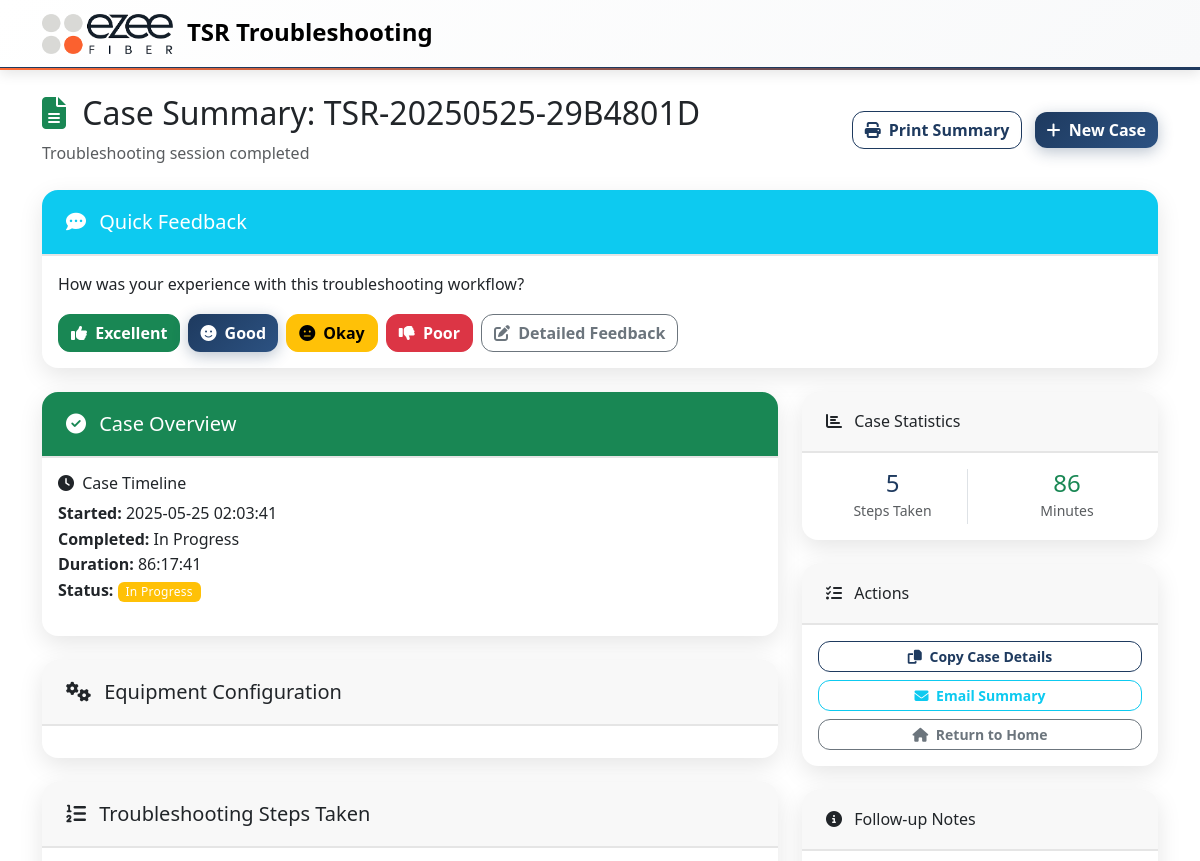
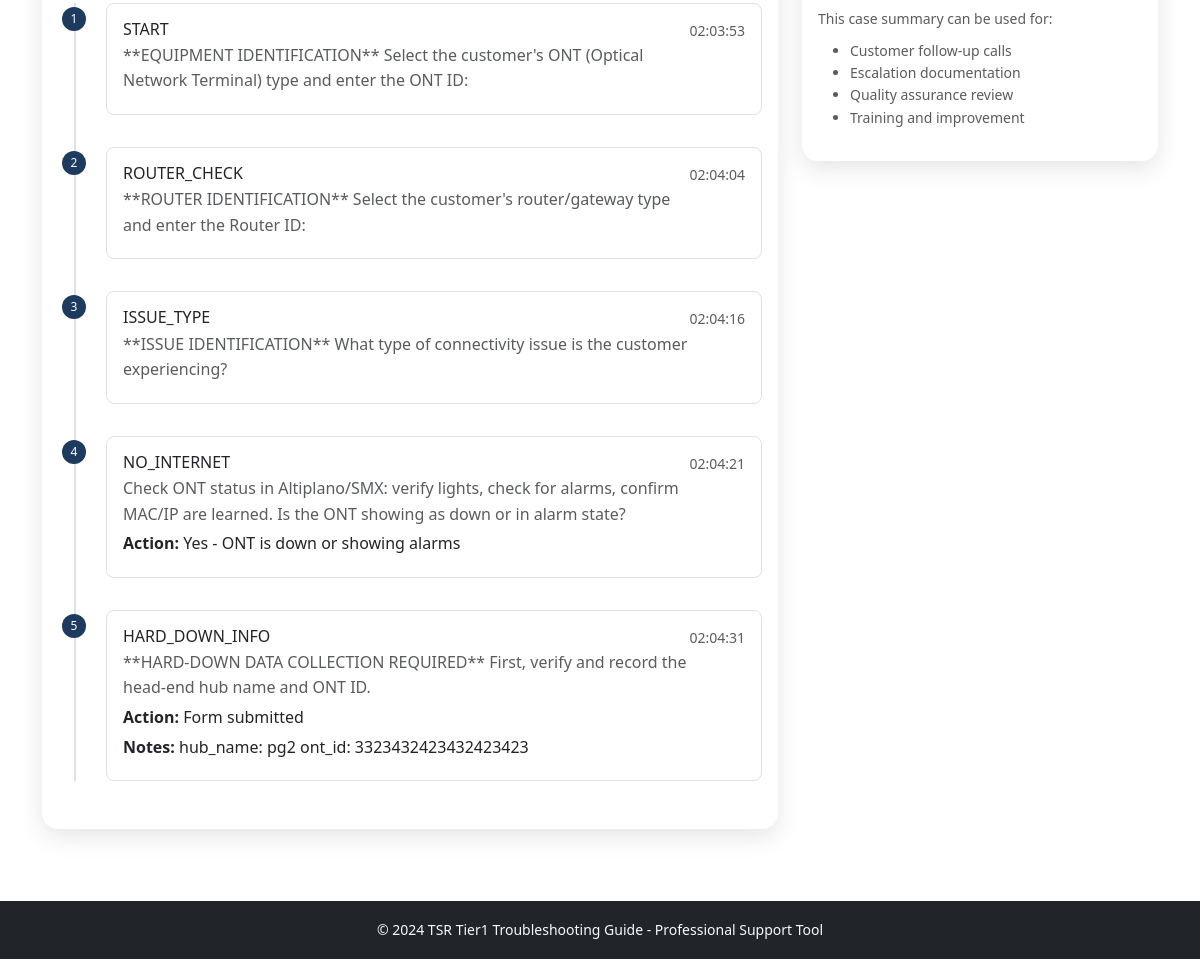
Page /case_summary/8 on the committed database (2 pictures, top to bottom).
### models.py (models this page shows, shortened)
class TroubleshootingCase(db.Model):
    id = db.Column(db.Integer, primary_key=True)
    session_id = db.Column(db.String(100), nullable=False)
    case_number = db.Column(db.String(50), unique=True, nullable=False)
    customer_info = db.Column(db.Text)  # JSON string
    ont_type = db.Column(db.String(50))
    ont_id = db.Column(db.String(50))  # ONT identifier (flexible format)
    router_type = db.Column(db.String(50))
    router_id = db.Column(db.String(50))  # Router identifier (flexible format)
    issue_type = db.Column(db.String(100))
    resolution = db.Column(db.String(200))
    status = db.Column(db.String(20), default='in_progress')  # in_progress, resolved, escalated, unresolved
    created_at = db.Column(db.DateTime, default=datetime.utcnow)
    completed_at = db.Column(db.DateTime)
    start_time = db.Column(db.Float)  # timestamp
    end_time = db.Column(db.Float)  # timestamp
    def get_customer_info(self):
        if self.customer_info:
            return json.loads(self.customer_info)
        return {}
    def get_duration(self):
        if self.start_time and self.end_time:
            duration_seconds = int(self.end_time - self.start_time)
        elif self.start_time:
            duration_seconds = int(datetime.now().timestamp() - self.start_time)
        else:
            return 0
        return duration_seconds // 60

class TroubleshootingStep(db.Model):
    id = db.Column(db.Integer, primary_key=True)
    case_id = db.Column(db.Integer, db.ForeignKey('troubleshooting_case.id'), nullable=False)
    step_id = db.Column(db.String(50), nullable=False)
    step_name = db.Column(db.String(200))
    action_taken = db.Column(db.String(500))
    result = db.Column(db.String(500))
    notes = db.Column(db.Text)
    timestamp = db.Column(db.DateTime, default=datetime.utcnow)
    case = db.relationship('TroubleshootingCase', backref=db.backref('steps', lazy=True, order_by='TroubleshootingStep.timestamp'))

### routes.py (the view)
@app.route('/case_summary/<int:case_id>')
def case_summary(case_id):
    case = TroubleshootingCase.query.get_or_404(case_id)
    escalation_report = None
    if case.status == 'escalated':
        escalation_report = generate_tier2_escalation_report(case)
    dispatch_report = None
    if case.status in ['dispatch_pending', 'resolved'] and (
        any(step.step_id.startswith('DISPATCH_') for step in case.steps) or
        case.issue_type == 'Complete Outage'
    ):
        dispatch_report = generate_dispatch_report(case)
    return render_template('case_summary.html', case=case, dispatch_report=dispatch_report, escalation_report=escalation_report)

### app.py (called while the page is built)
@app.template_filter('datetime')
def datetime_filter(timestamp):
    if timestamp:
        return datetime.fromtimestamp(timestamp).strftime('%Y-%m-%d %H:%M:%S')
    return ''

@app.template_filter('duration')
def duration_filter(start_time, end_time=None):
    if not start_time:
        return ''
    end = end_time or datetime.now().timestamp()
    duration = int(end - start_time)
    hours = duration // 3600
    minutes = (duration % 3600) // 60
    seconds = duration % 60
    if hours > 0:
        return f"{hours:02d}:{minutes:02d}:{seconds:02d}"
    else:
        return f"{minutes:02d}:{seconds:02d}"

### templates/case_summary.html (shortened to what this page needs)
{% extends "base.html" %}
{% block content %}
<div class="container py-4">
    <div class="row justify-content-between align-items-center mb-4">
        <div class="col">
            <h2>
                <i class="fas fa-file-alt me-2 text-success"></i>
                Case Summary: {{ case.case_number }}
            </h2>
            <p class="text-muted mb-0">Troubleshooting session completed</p>
        </div>
        <div class="col-auto">
            <button onclick="window.print()" class="btn btn-outline-primary me-2">
                <i class="fas fa-print me-1"></i>
                Print Summary
            </button>
            <a href="{{ url_for('restart_case') }}" class="btn btn-primary">
                <i class="fas fa-plus me-1"></i>
                New Case
            </a>
        </div>
    </div>
    <div class="row mb-4">
        <div class="col-12">
            <div class="card border-info">
                <div class="card-header bg-info text-white">
                    <h5 class="mb-0">
                        <i class="fas fa-comment-dots me-2"></i>
                        Quick Feedback
                    </h5>
                </div>
                <div class="card-body">
                    <p class="mb-3">How was your experience with this troubleshooting workflow?</p>
                    <div class="d-flex gap-2 flex-wrap">
                        <button class="btn btn-success" onclick="submitFeedback('excellent', '{{ case.id }}')">
                            <i class="fas fa-thumbs-up me-1"></i>
                            Excellent
                        </button>
                        <button class="btn btn-primary" onclick="submitFeedback('good', '{{ case.id }}')">
                            <i class="fas fa-smile me-1"></i>
                            Good
                        </button>
                        <button class="btn btn-warning" onclick="submitFeedback('okay', '{{ case.id }}')">
                            <i class="fas fa-meh me-1"></i>
                            Okay
                        </button>
                        <button class="btn btn-danger" onclick="submitFeedback('poor', '{{ case.id }}')">
                            <i class="fas fa-thumbs-down me-1"></i>
                            Poor
                        </button>
                        <button class="btn btn-outline-secondary" onclick="showDetailedFeedback('{{ case.id }}')">
                            <i class="fas fa-edit me-1"></i>
                            Detailed Feedback
                        </button>
                    </div>
                </div>
            </div>
        </div>
    </div>
    <div class="row">
        <div class="col-lg-8">
            <div class="card mb-4">
                <div class="card-header bg-success text-white">
                    <h5 class="mb-0">
                        <i class="fas fa-check-circle me-2"></i>
                        Case Overview
                    </h5>
                </div>
                <div class="card-body">
                    <div class="row">
                        <div class="col-md-6">
                            <h6><i class="fas fa-clock me-1"></i> Case Timeline</h6>
                            <ul class="list-unstyled">
                                <li><strong>Started:</strong> {{ case.start_time|datetime }}</li>
                                <li><strong>Completed:</strong> {{ case.end_time|datetime if case.end_time else 'In Progress' }}</li>
                                <li><strong>Duration:</strong> {{ case.start_time|duration(case.end_time) }}</li>
                                <li><strong>Status:</strong>
                                    <span class="badge bg-{{ 'success' if case.status == 'resolved' else 'warning' }}">
                                        {{ case.status.replace('_', ' ').title() }}
                                    </span>
                                </li>
                            </ul>
                        </div>
                    </div>
                </div>
            </div>
            <div class="card mb-4">
                <div class="card-header">
                    <h5 class="mb-0">
                        <i class="fas fa-cogs me-2"></i>
                        Equipment Configuration
                    </h5>
                </div>
                <div class="card-body">
                </div>
            </div>
            <div class="card">
                <div class="card-header">
                    <h5 class="mb-0">
                        <i class="fas fa-list-ol me-2"></i>
                        Troubleshooting Steps Taken
                    </h5>
                </div>
                <div class="card-body">
                    {% if case.steps %}
                        <div class="timeline">
                            {% for step in case.steps %}
                            <div class="timeline-item">
                                <div class="timeline-marker">
                                    <span class="badge bg-primary rounded-pill">{{ loop.index }}</span>
                                </div>
                                <div class="timeline-content">
                                    <div class="d-flex justify-content-between align-items-start">
                                        <div>
                                            <h6 class="mb-1">{{ step.step_id }}</h6>
                                            {% if step.step_name %}
                                            <p class="text-muted mb-1">{{ step.step_name }}</p>
                                            {% endif %}
                                            {% if step.action_taken %}
                                            <p class="mb-1"><strong>Action:</strong> {{ step.action_taken }}</p>
                                            {% endif %}
                                            {% if step.notes %}
                                            <p class="mb-1"><strong>Notes:</strong> {{ step.notes }}</p>
                                            {% endif %}
                                        </div>
                                        <small class="text-muted">{{ step.timestamp.strftime('%H:%M:%S') }}</small>
                                    </div>
                                </div>
                            </div>
                            {% endfor %}
                        </div>
                    {% else %}
                        <p class="text-muted">No detailed steps recorded for this case.</p>
                    {% endif %}
                </div>
            </div>
        </div>
        <div class="col-lg-4">
            <div class="card mb-4">
                <div class="card-header">
                    <h6 class="mb-0">
                        <i class="fas fa-chart-bar me-2"></i>
                        Case Statistics
                    </h6>
                </div>
                <div class="card-body">
                    <div class="row text-center">
                        <div class="col-6">
                            <div class="border-end">
                                <h4 class="text-primary mb-0">{{ case.steps|length }}</h4>
                                <small class="text-muted">Steps Taken</small>
                            </div>
                        </div>
                        <div class="col-6">
                            <h4 class="text-success mb-0">{{ case.get_duration() // 60 }}</h4>
                            <small class="text-muted">Minutes</small>
                        </div>
                    </div>
                </div>
            </div>
            <div class="card mb-4">
                <div class="card-header">
                    <h6 class="mb-0">
                        <i class="fas fa-tasks me-2"></i>
                        Actions
                    </h6>
                </div>
                <div class="card-body">
                    <div class="d-grid gap-2">
                        <button onclick="copyToClipboard()" class="btn btn-outline-primary btn-sm">
                            <i class="fas fa-copy me-1"></i>
                            Copy Case Details
                        </button>
                        <button onclick="emailSummary()" class="btn btn-outline-info btn-sm">
                            <i class="fas fa-envelope me-1"></i>
                            Email Summary
                        </button>
                        <a href="{{ url_for('index') }}" class="btn btn-outline-secondary btn-sm">
                            <i class="fas fa-home me-1"></i>
                            Return to Home
                        </a>
                    </div>
                </div>
            </div>
            <div class="card">
                <div class="card-header">
                    <h6 class="mb-0">
                        <i class="fas fa-info-circle me-2"></i>
                        Follow-up Notes
                    </h6>
                </div>
                <div class="card-body">
                    <small class="text-muted">
                        This case summary can be used for:
                        <ul class="mt-2">
                            <li>Customer follow-up calls</li>
                            <li>Escalation documentation</li>
                            <li>Quality assurance review</li>
                            <li>Training and improvement</li>
                        </ul>
                    </small>
                </div>
            </div>
        </div>
    </div>
</div>
{% endblock %}

### static/css/custom.css (style rules this page uses)
:root { --primary-color: 0 84% 60%; --success-color: 142 71% 45%; --info-color: 199 89% 48%; --warning-color: 45 100% 51%; --danger-color: 354 70% 54%; }
body { font-family: 'Segoe UI', Tahoma, Geneva, Verdana, sans-serif; line-height: 1.6; }
.card { border: none; box-shadow: 0 2px 8px rgba(0, 0, 0, 0.1); border-radius: 12px; transition: transform 0.2s ease, box-shadow 0.2s ease; }
.card-header { border-radius: 12px 12px 0 0 !important; border-bottom: none; padding: 1.25rem 1.5rem; }
.timeline { position: relative; padding-left: 2rem; }
.timeline::before { content: ''; position: absolute; left: 1rem; top: 0; bottom: 0; width: 2px; background: var(--bs-border-color); }
.timeline-item { position: relative; margin-bottom: 2rem; }
.timeline-marker { position: absolute; left: -2rem; top: 0; width: 2rem; height: 2rem; display: flex; align-items: center; justify-content: center; }
.timeline-marker .badge { width: 1.5rem; height: 1.5rem; display: flex; align-items: center; justify-content: center; font-size: 0.75rem; }
.timeline-content { background: var(--bs-body-bg); border: 1px solid var(--bs-border-color); border-radius: 8px; padding: 1rem; margin-left: 1rem; }
.badge { font-weight: 500; letter-spacing: 0.025em; }
.btn { border-radius: 8px; font-weight: 500; transition: all 0.2s ease; }

### static/css/ezee-theme.css (style rules this page uses)
:root { --ezee-navy: #1e3a5f; --ezee-orange: #ff6b35; --ezee-light-grey: #e5e5e5; --ezee-dark-grey: #6c757d; --ezee-white: #ffffff; }
.bg-primary { background-color: var(--ezee-navy) !important; }
.btn-primary { background-color: var(--ezee-navy); border-color: var(--ezee-navy); }
.btn-outline-primary { color: var(--ezee-navy); border-color: var(--ezee-navy); }
.text-primary { color: var(--ezee-navy) !important; }
.card { border: none; border-radius: 16px; box-shadow: 0 8px 25px rgba(0, 0, 0, 0.1); transition: all 0.3s ease; }
.card-header { border-radius: 16px 16px 0 0 !important; border-bottom: 2px solid var(--ezee-light-grey); }
.btn { border-radius: 12px; font-weight: 600; transition: all 0.3s cubic-bezier(0.4, 0, 0.2, 1); position: relative; overflow: hidden; }
.btn-primary { background: linear-gradient(135deg, var(--ezee-navy) 0%, #2c5282 100%); border: none; box-shadow: 0 4px 15px rgba(30, 58, 95, 0.3); }

### rows in the picture
TroubleshootingCase: case_number "TSR-20250525-29B4801D", start_time "2025-05-25 02:03:41", end_time "In Progress", start_time|duration "86:17:41", status.replace "In Progress", start_time+end_time "86"
TroubleshootingStep: step_id "START", step_name "**EQUIPMENT IDENTIFICATION** Select the customer's ONT (Optical Network Terminal) type and enter the ONT ID:", timestamp "02:03:53"
TroubleshootingStep: step_id "ROUTER_CHECK", step_name "**ROUTER IDENTIFICATION** Select the customer's router/gateway type and enter the Router ID:", timestamp "02:04:04"
TroubleshootingStep: step_id "ISSUE_TYPE", step_name "**ISSUE IDENTIFICATION** What type of connectivity issue is the customer experiencing?", timestamp "02:04:16"
TroubleshootingStep: step_id "NO_INTERNET", step_name "Check ONT status in Altiplano/SMX: verify lights, check for alarms, confirm MAC/IP are learned. Is the ONT showing as down or in alarm state?", action_taken "Yes - ONT is down or showing alarms", timestamp "02:04:21"
TroubleshootingStep: step_id "HARD_DOWN_INFO", step_name "**HARD-DOWN DATA COLLECTION REQUIRED** First, verify and record the head-end hub name and ONT ID.", action_taken "Form submitted", notes "hub_name: pg2 ont_id: 3323432423432423423", timestamp "02:04:31"

### other values in the picture
{{ case.steps|length }} "5"
